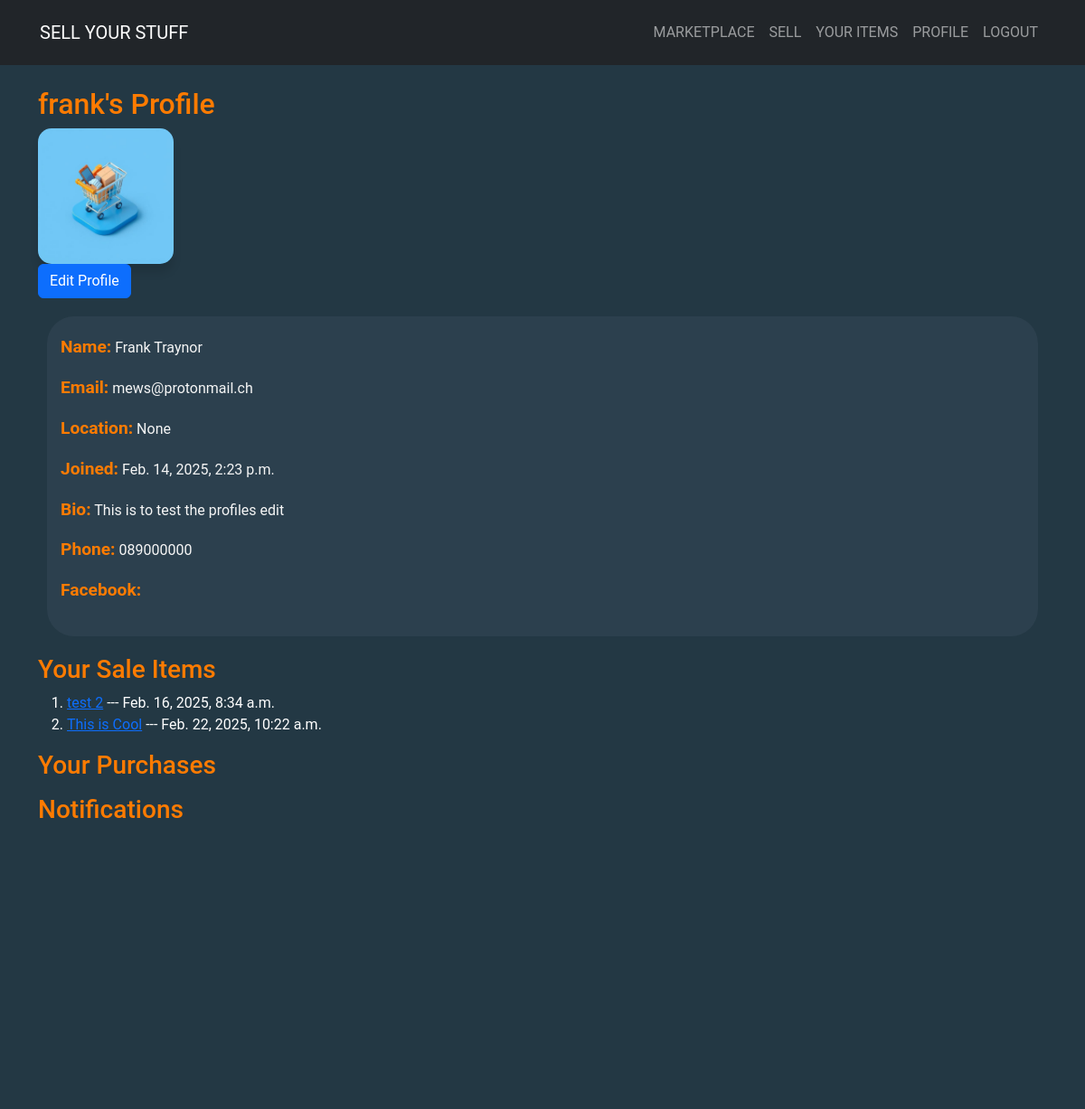
The app's page /profiles/profile/ (signed in, upper part), older data.
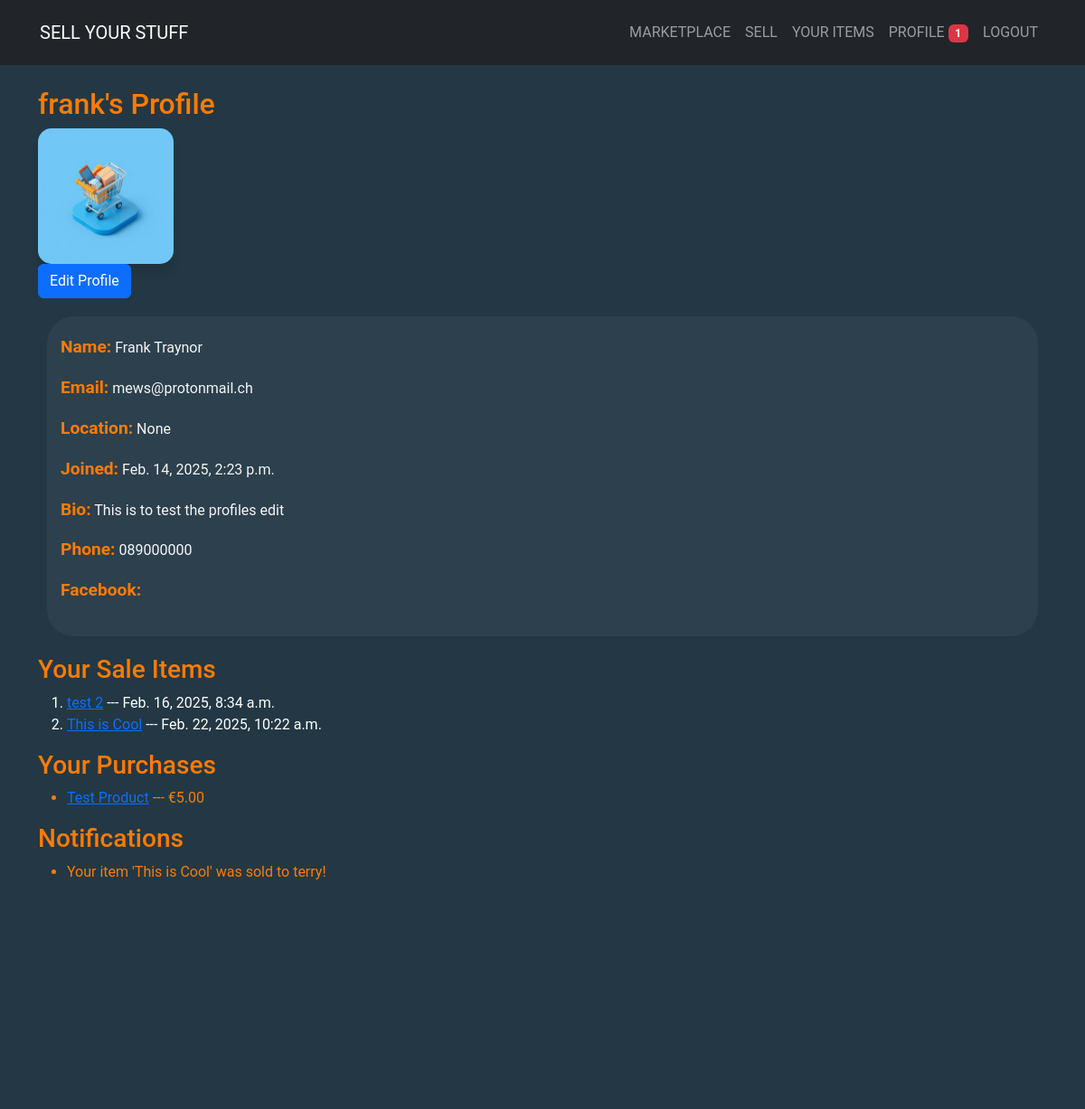
The same page, newer data.
### sales/models.py (models this page shows, shortened)
class Sale(models.Model):
    STATUS_CHOICES = [
        ("available", "Available"),
        ("sold", "Sold"),
    ]
    user = models.ForeignKey(User, on_delete=models.CASCADE)  # Seller
    title = models.CharField(max_length=200)
    description = models.TextField()
    price = models.DecimalField(max_digits=10, decimal_places=2)
    image = models.ImageField(
        upload_to="product_images/", blank=True, null=True
    )  # main image of the product
    image_1 = models.ImageField(upload_to="product_images/", blank=True, null=True)
    image_2 = models.ImageField(upload_to="product_images/", blank=True, null=True)
    image_3 = models.ImageField(upload_to="product_images/", blank=True, null=True)
    video = models.FileField(
        upload_to="product_videos/", blank=True, null=True
    )  # Video upload field
    status = models.CharField(
        max_length=10, choices=STATUS_CHOICES, default="available"
    )
    created_at = models.DateTimeField(auto_now_add=True)

### profiles/models.py (models this page shows, shortened)
class Purchase(models.Model):
    buyer = models.ForeignKey(User, on_delete=models.CASCADE, related_name="purchases")
    sale = models.ForeignKey(Sale, on_delete=models.CASCADE)
    purchased_at = models.DateTimeField(auto_now_add=True)

class Notification(models.Model):
    user = models.ForeignKey(
        User, on_delete=models.CASCADE, related_name="notifications"
    )
    message = models.TextField()
    is_read = models.BooleanField(default=False)
    created_at = models.DateTimeField(auto_now_add=True)

### profiles/views.py (the view)
# urls.py: path("profile/", profile_view, name="profile"),
@login_required
def profile_view(request):
    profile = request.user.profile
    sales = Sale.objects.filter(user=request.user)  # Products user is selling
    purchases = Purchase.objects.filter(buyer=request.user)  # Products user bought
    notifications = Notification.objects.filter(user=request.user, is_read=False)
    return render(
        request,
        "profiles/profile.html",
        {
            "profile": profile,
            "sales": sales,
            "purchases": purchases,
            "notifications": notifications,
        },
    )

### profiles/templates/profiles/profile.html (shortened to what this page needs)
{% extends "base.html" %}
{% load static %}
{% block content %}
<h2>{{ user.username }}'s Profile</h2>
{% if profile.profile_picture %}
    <img src="{{ profile.profile_picture.url }}" alt="Profile Picture" class="profile-picture" height="" width="">
{% else %}
    <img src="/media/profile_pics/default.jpg" alt="Default Profile Picture" class="default-profile-picture" height="" width="">
{% endif %}
<br>
{% if user == request.user %}
    <a href="{% url 'profile_edit' %}" class="btn btn-primary">Edit Profile</a>
{% endif %}
<div class="user_info">
    <p><strong>Name:</strong> {{ user.first_name }} {{ user.last_name }}</p>
    <p><strong>Email:</strong> {{ user.email }}</p>
    <p><strong>Location:</strong> {{ profile.location }}</p>
    <p><strong>Joined:</strong> {{ user.date_joined }}</p>
    <p><strong>Bio:</strong> {{ profile.bio }}</p>
    <p><strong>Phone:</strong> {{ profile.phone_number }}</p>
    <p><strong>Facebook:</strong> {{ profile.facebook }}</p>
</div>
<h3>Your Sale Items</h3>
<ol>
    {% for sale in sales %}
    <li class="text-white"><a href="{% url 'sale_detail' sale.id %}">{{ sale.title }}</a> --- {{ sale.created_at }}
    </li>
{% endfor %}
</ol>
<h3>Your Purchases</h3>
<ul>
    {% for purchase in purchases %}
       <li><a href="{% url 'sale_detail' purchase.sale.id %}">{{ purchase.sale.title }}</a> --- €{{ purchase.sale.price }}</li>
    {% endfor %}
</ul>
<h3>Notifications</h3>
<ul>
    {% for notification in notifications %}
        <li>{{ notification.message }}</li>
    {% endfor %}
</ul>
{% endblock content %}

Row changes from the older to the newer data that the page shows:
added Purchase: sale "Test Product", sale.price "5.00"
added Notification: message "Your item 'This is Cool' was sold to terry!"
Text that changed along with them:
{{ unread_notifications }}: (not shown) → "1"
